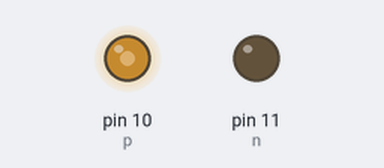
A sketch run on a simulated Arduino Uno, built with avr-gcc and run on an emulated ATmega328P. Shown: output pins drawn as LEDs (lit = HIGH).

Above: at 0.05 s.
At 4.0 s:
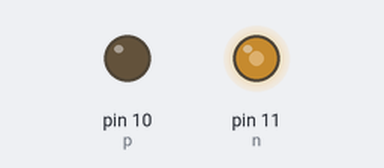
Timing chart, 0 to 5.2 s (numbered marks = the images above):
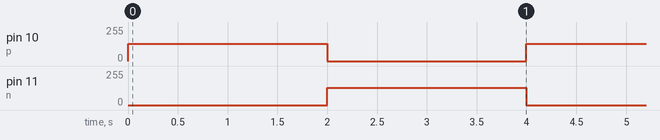

Measured:
- by itself, pin 10 (p), pin 11 (n): alternates 128/255 for 2.0 s and 0/255 for 2.0 s

The sketch:

dc_motor_control.ino
```cpp
int p = 10;
int n = 11;
void setup()
{
    pinMode(p, OUTPUT);
    pinMode(n, OUTPUT);
}

void loop()
{
    analogWrite(p, 128);
    analogWrite(n, 0);
    delay(2000);
    analogWrite(p, 0);
    analogWrite(n, 128);
    delay(2000);
}
```
